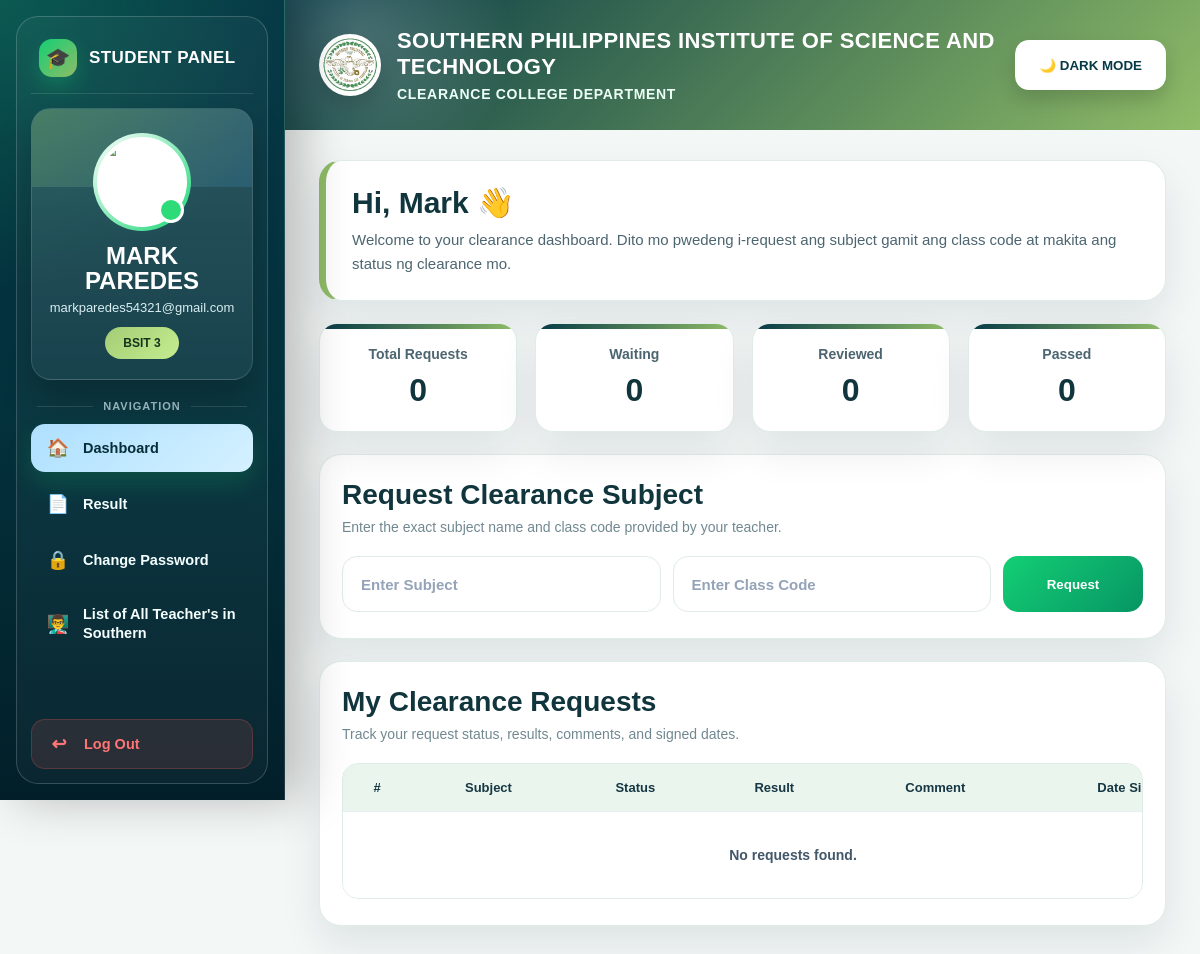
The app's page /clearance_system/dashboard/student.php (signed in) with its own data.
### tables this page shows
CREATE TABLE `users` (
  `id` int(11) NOT NULL,
  `firstname` varchar(100) DEFAULT NULL,
  `lastname` varchar(100) DEFAULT NULL,
  `email` varchar(100) DEFAULT NULL,
  `contact_number` varchar(20) DEFAULT NULL,
  `password` varchar(255) DEFAULT NULL,
  `role` enum('student','teacher') DEFAULT NULL,
  `course` varchar(50) DEFAULT NULL,
  `profile_photo` varchar(255) DEFAULT NULL,
  `is_deleted` tinyint(1) NOT NULL DEFAULT 0,
  `deleted_at` datetime DEFAULT NULL
);

### clearance_system/dashboard/student.php (the view, shortened to what this page needs)
<?php
include("../config/db.php");
$student_id = $_SESSION['user_id'];
$current_page = basename($_SERVER['PHP_SELF']);
$user_stmt = $conn->prepare("SELECT firstname, lastname, email, course, profile_photo FROM users WHERE id = ?");
$user_stmt->bind_param("i", $student_id);
$user_stmt->execute();
$user = $user_stmt->get_result()->fetch_assoc();
$photo = "../assets/southern.png";
$top_header_logo = "../assets/logo2.png";
$stmt = $conn->prepare("
    SELECT cr.id, cr.subject, cr.status, cr.result, cr.comment, cr.date_signed
    FROM class_requests cr
    WHERE cr.student_id = ?
    ORDER BY cr.id DESC
");
$stmt->bind_param("i", $student_id);
$stmt->execute();
$requests = $stmt->get_result();
$total_requests = $requests->num_rows;
$total_requesting = 0;
$total_reviewed = 0;
$total_passed = 0;
$request_rows = [];
?>
<!DOCTYPE html>
<html lang="en">
<head>
</head>
<body>
<div class="wrapper">
    <div class="sidebar">
        <div class="sidebar-top">
            <div>
                <div class="brand-mini">
                    <span class="brand-dot"></span>
                    <span class="brand-text">Student Panel</span>
                </div>
                <div class="profile-card">
                    <div class="profile-ring">
                        <img src="<?php echo htmlspecialchars($photo); ?>" alt="Profile" class="profile-img" onerror="this.src='../assets/southern.png';">
                    </div>
                    <h3><?php echo htmlspecialchars($user['firstname'] . ' ' . $user['lastname']); ?></h3>
                    <p><?php echo htmlspecialchars($user['email']); ?></p>
                    <div class="course-badge">
                        <?php echo !empty($user['course']) ? htmlspecialchars($user['course']) : 'STUDENT'; ?>
                    </div>
                </div>
                <div class="nav-title">Navigation</div>
                <div class="nav-group">
                    <a href="student.php" class="<?php echo ($current_page == 'student.php') ? 'active' : ''; ?>">
                        <span class="nav-icon">🏠</span>
                        <span class="nav-text">Dashboard</span>
                    </a>
                    <a href="student_result.php" class="<?php echo ($current_page == 'student_result.php') ? 'active' : ''; ?>">
                        <span class="nav-icon">📄</span>
                        <span class="nav-text">Result</span>
                    </a>
                    <a href="change_password.php" class="<?php echo ($current_page == 'change_password.php') ? 'active' : ''; ?>">
                        <span class="nav-icon">🔒</span>
                        <span class="nav-text">Change Password</span>
                    </a>
                    <a href="all_teachers.php" class="<?php echo ($current_page == 'all_teachers.php') ? 'active' : ''; ?>">
                        <span class="nav-icon">👨‍🏫</span>
                        <span class="nav-text">List of All Teacher's in Southern</span>
                    </a>
                </div>
            </div>
            <a href="../auth/logout.php" class="logout-link">
                <span class="nav-icon">↩</span>
                <span class="nav-text">Log Out</span>
            </a>
        </div>
    </div>
    <div class="main-content">
        <div class="top-header">
            <div class="top-header-brand">
                <img
                    src="<?php echo htmlspecialchars($top_header_logo); ?>"
                    alt="School Logo"
                    class="top-header-logo"
                    onerror="this.src='../assets/southern.png';"
                >
                <div>
                    <span>SOUTHERN PHILIPPINES INSTITUTE OF SCIENCE AND TECHNOLOGY</span>
                    <small>CLEARANCE COLLEGE DEPARTMENT</small>
                </div>
            </div>
            <button type="button" class="theme-toggle-btn" id="themeToggleBtn" onclick="toggleTheme()">🌙 DARK MODE</button>
        </div>
        <div class="content">
            <div class="welcome-box">
                <h2>Hi, <?php echo htmlspecialchars($user['firstname']); ?> 👋</h2>
                <p>
                    Welcome to your clearance dashboard. Dito mo pwedeng i-request ang subject gamit ang class code at makita ang status ng clearance mo.
                </p>
            </div>
            <div class="stats-grid">
                <div class="stat-card">
                    <h4>Total Requests</h4>
                    <div class="number"><?php echo $total_requests; ?></div>
                </div>
                <div class="stat-card">
                    <h4>Waiting</h4>
                    <div class="number"><?php echo $total_requesting; ?></div>
                </div>
                <div class="stat-card">
                    <h4>Reviewed</h4>
                    <div class="number"><?php echo $total_reviewed; ?></div>
                </div>
                <div class="stat-card">
                    <h4>Passed</h4>
                    <div class="number"><?php echo $total_passed; ?></div>
                </div>
            </div>
            <div class="card">
                <div class="card-header">
                    <div class="card-title">
                        <h3>Request Clearance Subject</h3>
                        <p>Enter the exact subject name and class code provided by your teacher.</p>
                    </div>
                </div>
                <form method="POST" class="request-form">
                    <input type="text" name="subject" placeholder="Enter Subject" required>
                    <input type="text" name="class_code" placeholder="Enter Class Code" required>
                    <button type="submit" name="submit_request">Request</button>
                </form>
            </div>
            <div class="card">
                <div class="card-header">
                    <div class="card-title">
                        <h3>My Clearance Requests</h3>
                        <p>Track your request status, results, comments, and signed dates.</p>
                    </div>
                </div>
                <div class="table-wrap">
                    <table>
                        <thead>
                            <tr>
                                <th>#</th>
                                <th>Subject</th>
                                <th>Status</th>
                                <th>Result</th>
                                <th>Comment</th>
                                <th>Date Signed</th>
                            </tr>
                        </thead>
                        <tbody>
                            <?php if (count($request_rows) > 0): ?>
                                <?php foreach ($request_rows as $index => $row): ?>
                                    <tr>
                                        <td><?php echo $index + 1; ?></td>
                                        <td><?php echo htmlspecialchars($row['subject']); ?></td>
                                        <td>
                                            <?php if ($row['status'] === 'Requesting'): ?>
                                                <span class="status-badge status-requesting">Waiting</span>
                                            <?php elseif ($row['status'] === 'Reviewed'): ?>
                                                <span class="status-badge status-reviewed">Reviewed</span>
                                            <?php else: ?>
                                                <span class="status-badge status-requesting"><?php echo htmlspecialchars($row['status']); ?></span>
                                            <?php endif; ?>
                                        </td>
                                        <td>
                                            <?php
                                            if ($row['result'] === 'Passed') {
                                                echo '<span class="result-passed">Passed</span>';
                                            } elseif ($row['result'] === 'Failed') {
                                                echo '<span class="result-failed">Failed</span>';
                                            } elseif ($row['result'] === 'Incomplete') {
                                                echo '<span class="result-incomplete">Incomplete</span>';
                                            } else {
                                                echo 'Pending';
                                            }
                                            ?>
                                        </td>
                                        <td><?php echo !empty($row['comment']) ? htmlspecialchars($row['comment']) : '---'; ?></td>
                                        <td>
                                            <?php
                                            echo !empty($row['date_signed'])
                                                ? date("F d, Y", strtotime($row['date_signed']))
                                                : '---';
                                            ?>
                                        </td>
                                    </tr>
                                <?php endforeach; ?>
                            <?php else: ?>
                                <tr>
                                    <td colspan="6" class="empty-state">No requests found.</td>
                                </tr>
                            <?php endif; ?>
                        </tbody>
                    </table>
                </div>
            </div>
        </div>
    </div>
</div>
</body>
</html>

### records on screen
users: firstname+lastname "MARK PAREDES", email "markparedes54321@gmail.com", course "BSIT 3", firstname "Mark"

### other values on screen
$total_requests "0"
$total_requesting "0"
$total_reviewed "0"
$total_passed "0"
